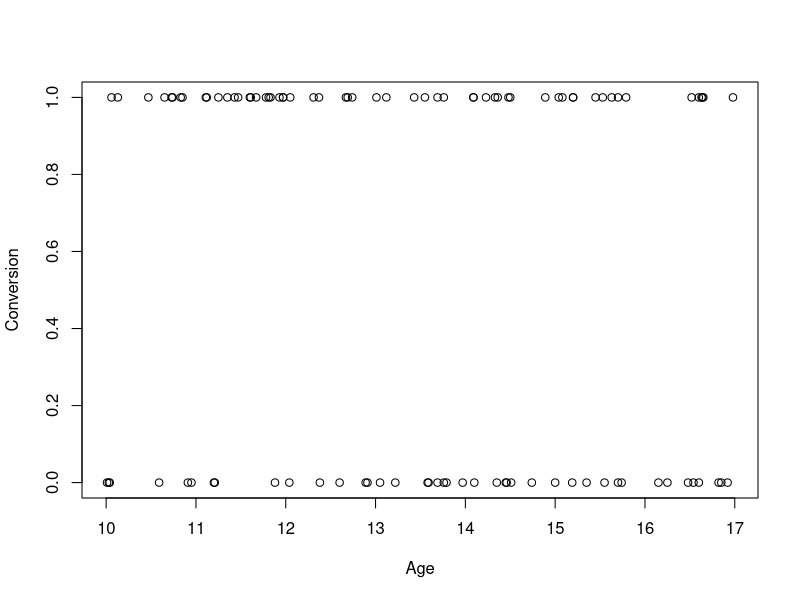
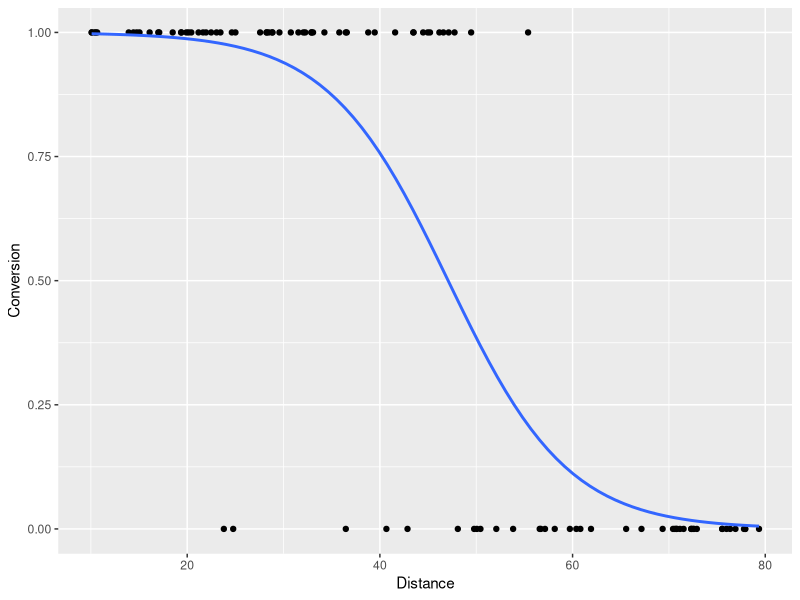
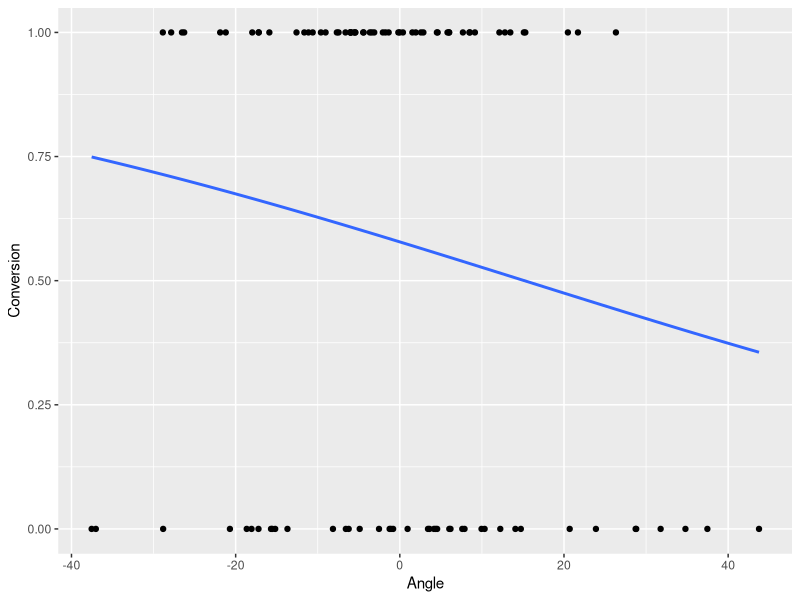
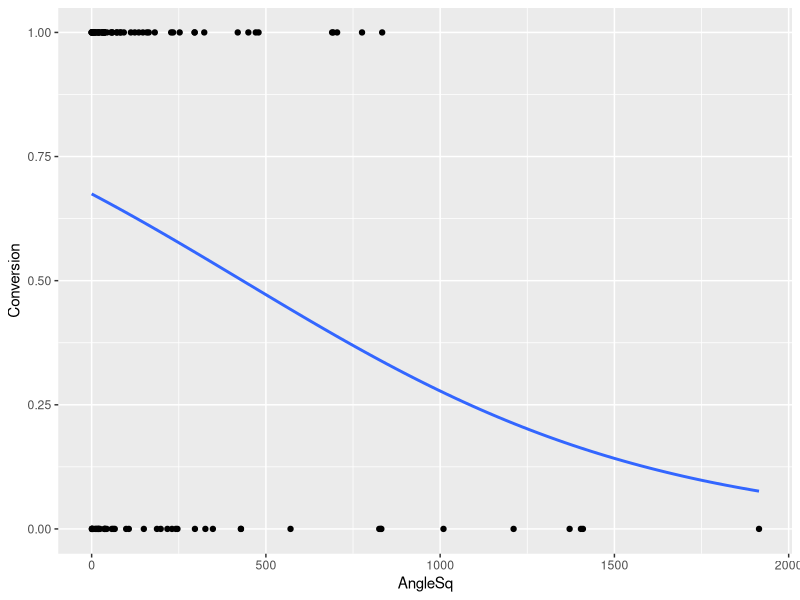

The R script that drew these images, in order:
## ---- chunk 1
knitr::opts_chunk$set(echo = TRUE)
## ---- chunk 2

ButlerData<-read.csv("Butler.csv")
summary(ButlerData)


## ---- chunk 3

ButlerAge = glm(Conversion ~ Age,  data=ButlerData ,family=binomial("logit")) 
summary(ButlerAge) 
plot(Conversion ~ Age,  data = ButlerData) 

## ---- chunk 4
ButlerDistance = glm(Conversion ~ Distance,  data = ButlerData,family=binomial("logit")) 

summary(ButlerDistance) 
library(ggplot2)
ggplot(ButlerData, aes(x=Distance, y=Conversion)) + geom_point() + 
  stat_smooth(method="glm", method.args=list(family="binomial"), se=FALSE)

## ---- chunk 5

ButlerAngle = glm(Conversion ~ Angle,  data = ButlerData,family=binomial("logit")) 
summary(ButlerAngle)


ggplot(ButlerData, aes(x=Angle, y=Conversion)) + geom_point() + 
  stat_smooth(method="glm", method.args=list(family="binomial"), se=FALSE)

## ---- chunk 6

ButlerAgeDistanceLocationAngle = glm(Conversion ~ Age+Distance+Location+Angle,  data = ButlerData,family=binomial("logit")) 
summary(ButlerAgeDistanceLocationAngle)
## ---- chunk 7

ButlerData$AngleSq<-ButlerData$Angle*ButlerData$Angle

ButlerAngleSq = glm(Conversion ~ Distance+AngleSq,  data = ButlerData,family=binomial("logit")) 
summary(ButlerAngleSq)
ggplot(ButlerData, aes(x=AngleSq, y=Conversion)) + geom_point() + 
  stat_smooth(method="glm", method.args=list(family="binomial"), se=FALSE)


